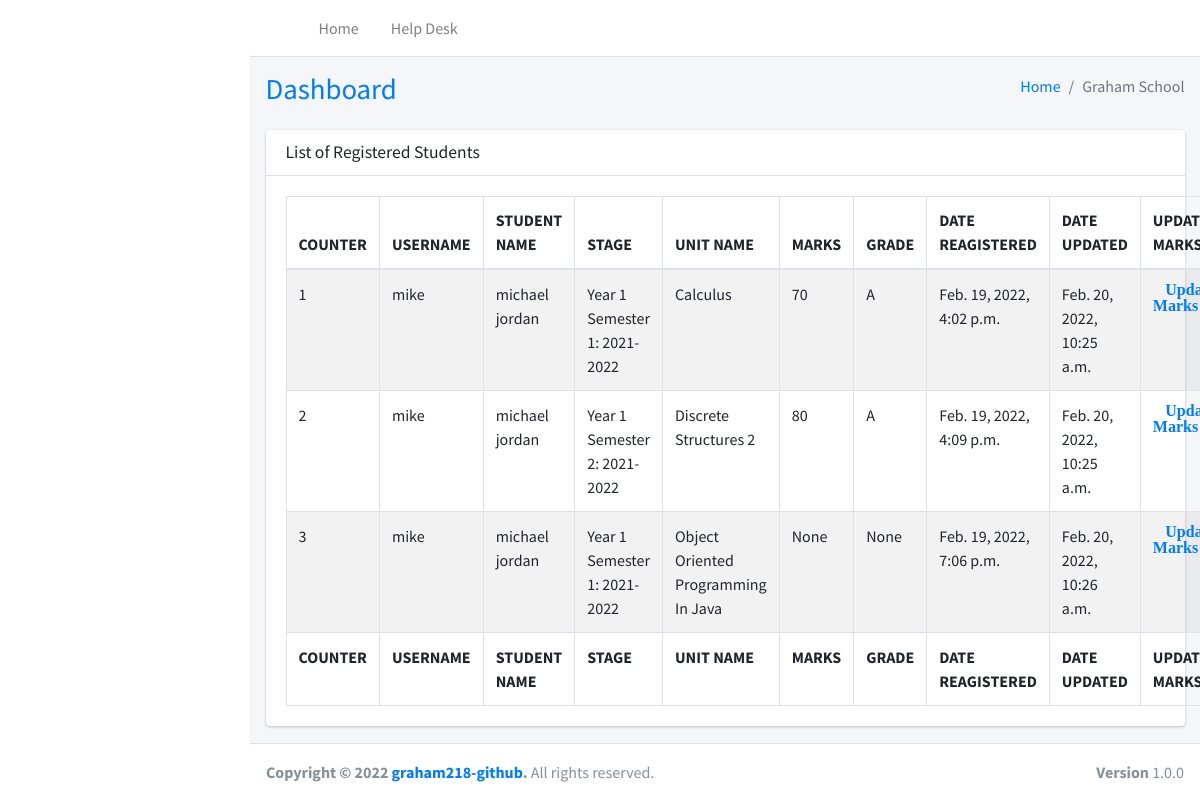
/school/list_registered_units1/, run on an earlier commit of the app's database.
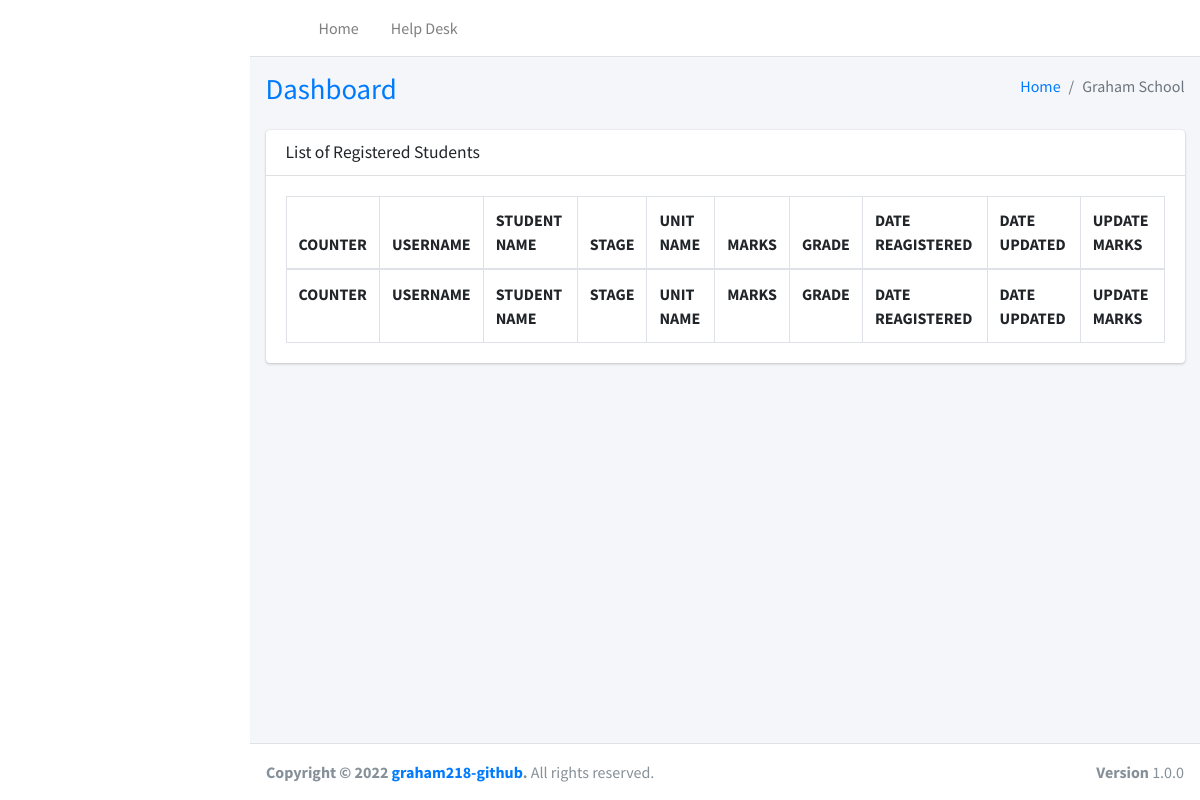
And on a later commit of the database.
### school/models.py (models this page shows, shortened)
class marks_yr1(models.Model):
    user = models.ForeignKey(User, max_length=255, on_delete=models.CASCADE, blank=True)
    full_name = models.CharField(max_length=255, blank=True, null=True)
    stage = models.ForeignKey(Stages, max_length=255, on_delete=models.CASCADE, blank=False)
    unit_or_subject_name = models.ForeignKey(Units, max_length=255, on_delete=models.CASCADE, blank=False)
    marks = models.CharField(max_length=255, blank=True, null=True)
    grade = models.CharField(max_length=255, blank=True, null=True)
    date_created = models.DateTimeField(
        null=True, blank=True, auto_now_add=True)
    date_updated = models.DateTimeField(null=True, blank=True, auto_now=True)

class Stages(models.Model):
    year = models.CharField(max_length=255, blank=True, null=True)
    def __str__(self):
        return self.year

class Units(models.Model):
    unit_name = models.CharField(max_length=255, blank=True, null=True)
    date_created = models.DateTimeField(
        null=True, blank=True, auto_now_add=True)
    date_updated = models.DateTimeField(null=True, blank=True, auto_now=True)
    def __str__(self):
        return self.unit_name

### custom_user/models.py (models this page shows)
class User(AbstractUser):
    first_name=models.CharField(max_length=255, blank=False, null=False, default="John")
    middle_name=models.CharField(max_length=255, blank=False, null=False, default="Doe")
    last_name=models.CharField(max_length=255, blank=False, null=False, default="Smith")
    profile_photo = models.ImageField(upload_to="profile_pics/", blank=True)
    is_admin = models.BooleanField(default=False)
    is_student = models.BooleanField(default=False)
    is_lecturer = models.BooleanField(default=False)
    is_supplier = models.BooleanField(default=False)
    is_non_staff = models.BooleanField(default=False)

### school/my_views.py (the view)
# urls.py: path('list_registered_units1/', my_views.list_registered_units1, name='list_registered_units1'),
def list_registered_units1(request):
    title = 'List of Registered Students'
    queryset = marks_yr1.objects.all()
    context = {
        "title": title,
        "queryset": queryset,
    }
    return render(request, "units/list_registered_units/list_registered_units_yr1.html", context)

### school/templates/units/list_registered_units/list_registered_units_yr1.html (shortened to what this page needs)
{% extends 'index2.html' %}
{% load static %}
{% block content %}
<section class="content">
  <div class="container-fluid">
    <div class="row">
      <div class="col-12">
        <div class="card">
          <div class="card-header">
            <h3 class="card-title">{{title}}</h3>
          </div>
          <div class="card-body">
            <table id="faculty" class="table table-bordered table-striped">
              <thead>
                <tr>
                <tr>
                  <th> COUNTER </th>
                  <th> USERNAME </th>
                  <th> STUDENT NAME </th>
                  <th> STAGE </th>
                  <th> UNIT NAME </th>
                  <th> MARKS </th>
                  <th> GRADE </th>
                  <th> DATE REAGISTERED </th>
                  <th> DATE UPDATED </th>
                  <th>UPDATE MARKS</th>
                </tr>
              </thead>
              <tbody>
                {% for instance in queryset %}
                <tr>
                  <td>{{forloop.counter}}</td>
                  <td>{{instance.user}}</td>
                  <td>{{instance.full_name}}</td>
                  <td>{{instance.stage}}</td>
                  <td>{{instance.unit_or_subject_name}}</td>
                  <td>{{instance.marks}}</td>
                  <td>{{instance.grade}}</td>
                  <td>{{instance.date_created}}</td>
                  <td>{{instance.date_updated}}</td>
                  <td><a class="fa fa-edit" href="{% url 'school:insert_marks' instance.id%}">Update
                      Marks</a></td>
                </tr>
                {% endfor %}
              </tbody>
              <tfoot>
                <tr>
                  <th> COUNTER </th>
                  <th> USERNAME </th>
                  <th> STUDENT NAME </th>
                  <th> STAGE </th>
                  <th> UNIT NAME </th>
                  <th> MARKS </th>
                  <th> GRADE </th>
                  <th> DATE REAGISTERED </th>
                  <th> DATE UPDATED </th>
                  <th>UPDATE MARKS</th>
                </tr>
              </tfoot>
            </table>
          </div>
        </div>
      </div>
    </div>
  </div>
</section>
{% endblock content %}

### school/templates/index2.html (shortened to what this page needs)
{% load static %}
<!DOCTYPE html>
<html lang="en">
<head>
  {% include './scripts/head.html' %}
</head>
<body class="hold-transition sidebar-mini layout-fixed">
<div class="wrapper">
  {% include './components/navbar.html' %}
  <div class="content-wrapper">
    {% include './components/content-header.html' %}
    {% block content %}
    {% endblock content %}
  </div>
  {% include './components/footer.html' %}
</div>
</body>
</html>

### school/templates/scripts/head.html (shortened to what this page needs)
{% load static %}
<link rel="stylesheet" href="{% static 'plugins/fontawesome-free/css/all.min.css' %}">
<link rel="stylesheet" href="{% static 'plugins/sweetalert2-theme-bootstrap-4/bootstrap-4.min.css' %}">
<link rel="stylesheet" href="{% static 'plugins/toastr/toastr.min.css' %}">
<link rel="stylesheet" href="{% static 'dist/css/adminlte.min.css' %}">
<link rel="stylesheet" href="{% static 'plugins/datatables-bs4/css/dataTables.bootstrap4.min.css' %}">
<link rel="stylesheet" href="{% static 'plugins/datatables-responsive/css/responsive.bootstrap4.min.css' %}">
<link rel="stylesheet" href="{% static 'plugins/datatables-buttons/css/buttons.bootstrap4.min.css' %}">

### school/templates/components/navbar.html (shortened to what this page needs)
{% load static %}
<nav class="main-header navbar navbar-expand navbar-white navbar-light">
    <ul class="navbar-nav">
      <li class="nav-item">
        <a class="nav-link" data-widget="pushmenu" href="/" role="button"><i class="fas fa-bars"></i></a>
      </li>
      <li class="nav-item d-none d-sm-inline-block">
        <a href="/" class="nav-link">Home</a>
      </li>
      <li class="nav-item d-none d-sm-inline-block">
        <a href="/" class="nav-link">Help Desk</a>
      </li>
    </ul>
    <ul class="navbar-nav ml-auto">
      <li class="nav-item">
        <a class="nav-link" data-widget="navbar-search" href="/" role="button">
          <i class="fas fa-search"></i>
        </a>
      </li>
      <li class="nav-item dropdown">
        <a class="nav-link" data-toggle="dropdown" href="#">
          <i class="far fa-user"></i>
        </a>
      </li>
      <li class="nav-item">
        <a class="nav-link" data-widget="fullscreen" href="#" role="button">
          <i class="fas fa-expand-arrows-alt"></i>
        </a>
      </li>
    </ul>
  </nav>

### school/templates/components/sidebar.html (shortened to what this page needs)
{% load static %}

### school/templates/components/content-header.html
{% load static %}
<div class="content-header">
    <div class="container-fluid">
      <div class="row mb-2">
        <div class="col-sm-6">
          <h1 class="m-0"><a href="/">Dashboard</a></h1>
        </div>
        <div class="col-sm-6">
          <ol class="breadcrumb float-sm-right">
            <li class="breadcrumb-item"><a href="/">Home</a></li>
            <li class="breadcrumb-item active">Graham School</li>
          </ol>
        </div>
      </div>
    </div>
  </div>

### school/templates/messages.html (shortened to what this page needs)
{% load static %}

### school/templates/components/footer.html
<footer class="main-footer">
    <strong>Copyright &copy; 2022 <a href="https://github.com/graham218">graham218-github</a>.</strong>
    All rights reserved.
    <div class="float-right d-none d-sm-inline-block">
      <b>Version</b> 1.0.0
    </div>
  </footer>

### school/templates/scripts/js.html (shortened to what this page needs)
{% load static %}

What changed in the data, as far as the page shows it:
removed marks_yr1: user "mike", full_name "michael jordan", stage "Year 1 Semester 1: 2021-2022", unit_or_subject_name "Calculus", marks "70", grade "A", date_created "Feb. 19, 2022, 4:02 p.m.", date_updated "Feb. 20, 2022, 10:25 a.m."
removed marks_yr1: user "mike", full_name "michael jordan", stage "Year 1 Semester 2: 2021-2022", unit_or_subject_name "Discrete Structures 2", marks "80", grade "A", date_created "Feb. 19, 2022, 4:09 p.m.", date_updated "Feb. 20, 2022, 10:25 a.m."
removed marks_yr1: user "mike", full_name "michael jordan", stage "Year 1 Semester 1: 2021-2022", unit_or_subject_name "Object Oriented Programming In Java", marks "None", grade "None", date_created "Feb. 19, 2022, 7:06 p.m.", date_updated "Feb. 20, 2022, 10:26 a.m."
